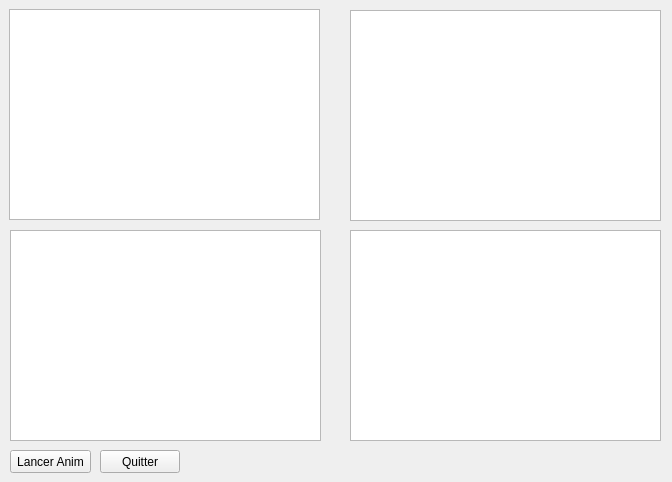
<?xml version="1.0" encoding="UTF-8"?>
<ui version="4.0">
 <class>Widget</class>
 <widget class="QWidget" name="Widget">
  <property name="geometry">
   <rect>
    <x>0</x>
    <y>0</y>
    <width>672</width>
    <height>482</height>
   </rect>
  </property>
  <property name="windowTitle">
   <string>Widget</string>
  </property>
  <widget class="QGraphicsView" name="vue">
   <property name="geometry">
    <rect>
     <x>9</x>
     <y>9</y>
     <width>311</width>
     <height>211</height>
    </rect>
   </property>
   <property name="sceneRect">
    <rectf>
     <x>0.000000000000000</x>
     <y>0.000000000000000</y>
     <width>300.000000000000000</width>
     <height>200.000000000000000</height>
    </rectf>
   </property>
   <property name="alignment">
    <set>Qt::AlignLeading|Qt::AlignLeft|Qt::AlignTop</set>
   </property>
  </widget>
  <widget class="QPushButton" name="pushButtonLancerAnim">
   <property name="geometry">
    <rect>
     <x>10</x>
     <y>450</y>
     <width>81</width>
     <height>23</height>
    </rect>
   </property>
   <property name="text">
    <string>Lancer Anim</string>
   </property>
  </widget>
  <widget class="QPushButton" name="pushButtonQuitter">
   <property name="geometry">
    <rect>
     <x>100</x>
     <y>450</y>
     <width>80</width>
     <height>23</height>
    </rect>
   </property>
   <property name="text">
    <string>Quitter</string>
   </property>
  </widget>
  <widget class="QGraphicsView" name="vue_2">
   <property name="geometry">
    <rect>
     <x>350</x>
     <y>10</y>
     <width>311</width>
     <height>211</height>
    </rect>
   </property>
   <property name="sceneRect">
    <rectf>
     <x>0.000000000000000</x>
     <y>0.000000000000000</y>
     <width>300.000000000000000</width>
     <height>200.000000000000000</height>
    </rectf>
   </property>
   <property name="alignment">
    <set>Qt::AlignLeading|Qt::AlignLeft|Qt::AlignTop</set>
   </property>
  </widget>
  <widget class="QGraphicsView" name="vue_3">
   <property name="geometry">
    <rect>
     <x>10</x>
     <y>230</y>
     <width>311</width>
     <height>211</height>
    </rect>
   </property>
   <property name="sceneRect">
    <rectf>
     <x>0.000000000000000</x>
     <y>0.000000000000000</y>
     <width>300.000000000000000</width>
     <height>200.000000000000000</height>
    </rectf>
   </property>
   <property name="alignment">
    <set>Qt::AlignLeading|Qt::AlignLeft|Qt::AlignTop</set>
   </property>
  </widget>
  <widget class="QGraphicsView" name="vue_4">
   <property name="geometry">
    <rect>
     <x>350</x>
     <y>230</y>
     <width>311</width>
     <height>211</height>
    </rect>
   </property>
   <property name="sceneRect">
    <rectf>
     <x>0.000000000000000</x>
     <y>0.000000000000000</y>
     <width>300.000000000000000</width>
     <height>200.000000000000000</height>
    </rectf>
   </property>
   <property name="alignment">
    <set>Qt::AlignLeading|Qt::AlignLeft|Qt::AlignTop</set>
   </property>
  </widget>
 </widget>
 <resources/>
 <connections>
  <connection>
   <sender>pushButtonQuitter</sender>
   <signal>clicked()</signal>
   <receiver>Widget</receiver>
   <slot>close()</slot>
   <hints>
    <hint type="sourcelabel">
     <x>225</x>
     <y>427</y>
    </hint>
    <hint type="destinationlabel">
     <x>220</x>
     <y>544</y>
    </hint>
   </hints>
  </connection>
 </connections>
</ui>
